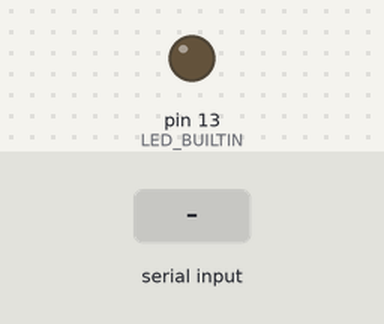
A sketch run on a simulated Arduino Uno, built with avr-gcc and run on an emulated ATmega328P. Parts: output pins drawn as LEDs (lit = HIGH). The test bench sets the inputs (shaded band).

Above: at 1.2 s.
1.3 s: "1" received over Serial
At 1.7 s:
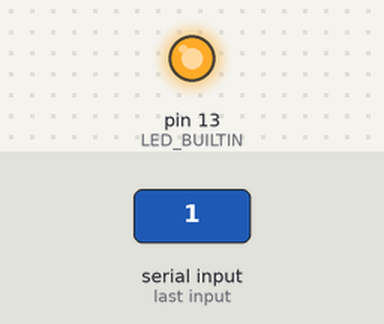
2.8 s: "0" received over Serial
At 4.1 s:
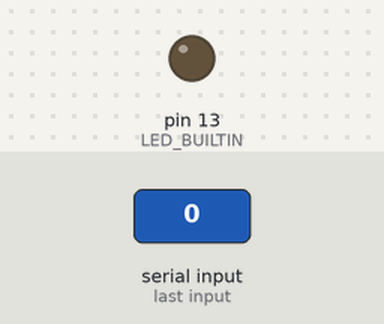
Timing chart, 0 to 5.8 s (numbered marks = the images above; inputs shaded):
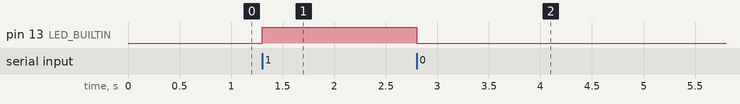

The sketch:

Blink_via_serial.ino
```cpp
int state;

void setup() {
  pinMode(LED_BUILTIN, OUTPUT);
  Serial.begin(115200);
}
void loop()
{
  if(Serial.available() > 0){ state = Serial.read();}
  if (state == '0'){  digitalWrite(LED_BUILTIN, LOW);}
  if (state == '1')  {  digitalWrite(LED_BUILTIN, HIGH);}
}
```

Measured:
- after the input at 1.3 s, pin 13 (LED_BUILTIN): LOW → HIGH at once
- after the input at 2.8 s, pin 13 (LED_BUILTIN): HIGH → LOW at once
